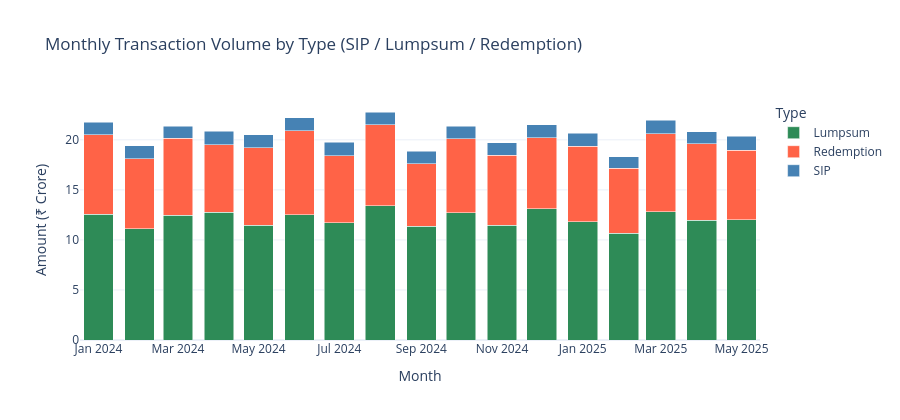

Notebook code for this chart:
### Markdown cell above
## Chart 12 — Monthly Transaction Volume by Type

### Code cell
txn['month'] = txn['transaction_date'].dt.to_period('M').dt.to_timestamp()
txn_monthly  = txn.groupby(['month','transaction_type'])['amount_inr'].sum().reset_index()
txn_monthly['amount_crore'] = txn_monthly['amount_inr'] / 1e7

fig = px.bar(
    txn_monthly, x='month', y='amount_crore',
    color='transaction_type',
    barmode='stack',
    title='Monthly Transaction Volume by Type (SIP / Lumpsum / Redemption)',
    labels={'amount_crore':'Amount (₹ Crore)','month':'Month','transaction_type':'Type'},
    color_discrete_map={'SIP':'steelblue','Lumpsum':'seagreen','Redemption':'tomato'},
    template='plotly_white', height=420
)
fig.write_image(str(CHART_DIR / 'chart_12_txn_volume.png'), width=1200, height=420)
fig.show()
print(' Chart 12 saved')

### Figure 1 — Plotly figure (JSON) as saved in the notebook; plotly's stock layout.template omitted (floating-point values rounded to 4 significant figures)
{"data": [{"hovertemplate": "Type=Lumpsum<br>Month=%{x}<br>Amount (₹ Crore)=%{y}<extra></extra>", "legendgroup": "Lumpsum", "marker": {"color": "seagreen", "pattern": {"shape": ""}}, "name": "Lumpsum", "orientation": "v", "showlegend": true, "textposition": "auto", "type": "bar", "x": ["2024-01-01T00:00:00", "2024-02-01T00:00:00", "2024-03-01T00:00:00", "2024-04-01T00:00:00", "2024-05-01T00:00:00", "2024-06-01T00:00:00", "2024-07-01T00:00:00", "2024-08-01T00:00:00", "2024-09-01T00:00:00", "2024-10-01T00:00:00", "2024-11-01T00:00:00", "2024-12-01T00:00:00", "2025-01-01T00:00:00", "2025-02-01T00:00:00", "2025-03-01T00:00:00", "2025-04-01T00:00:00", "2025-05-01T00:00:00"], "xaxis": "x", "y": [12.55, 11.14, 12.48, 12.75, 11.47, 12.5, 11.71, 13.4, 11.38, 12.72, 11.47, 13.13, 11.83, 10.67, 12.8, 11.96, 12.01], "yaxis": "y"}, {"hovertemplate": "Type=Redemption<br>Month=%{x}<br>Amount (₹ Crore)=%{y}<extra></extra>", "legendgroup": "Redemption", "marker": {"color": "tomato", "pattern": {"shape": ""}}, "name": "Redemption", "orientation": "v", "showlegend": true, "textposition": "auto", "type": "bar", "x": ["2024-01-01T00:00:00", "2024-02-01T00:00:00", "2024-03-01T00:00:00", "2024-04-01T00:00:00", "2024-05-01T00:00:00", "2024-06-01T00:00:00", "2024-07-01T00:00:00", "2024-08-01T00:00:00", "2024-09-01T00:00:00", "2024-10-01T00:00:00", "2024-11-01T00:00:00", "2024-12-01T00:00:00", "2025-01-01T00:00:00", "2025-02-01T00:00:00", "2025-03-01T00:00:00", "2025-04-01T00:00:00", "2025-05-01T00:00:00"], "xaxis": "x", "y": [7.95, 6.987, 7.655, 6.745, 7.724, 8.415, 6.708, 8.124, 6.25, 7.394, 6.995, 7.082, 7.527, 6.482, 7.818, 7.635, 6.961], "yaxis": "y"}, {"hovertemplate": "Type=SIP<br>Month=%{x}<br>Amount (₹ Crore)=%{y}<extra></extra>", "legendgroup": "SIP", "marker": {"color": "steelblue", "pattern": {"shape": ""}}, "name": "SIP", "orientation": "v", "showlegend": true, "textposition": "auto", "type": "bar", "x": ["2024-01-01T00:00:00", "2024-02-01T00:00:00", "2024-03-01T00:00:00", "2024-04-01T00:00:00", "2024-05-01T00:00:00", "2024-06-01T00:00:00", "2024-07-01T00:00:00", "2024-08-01T00:00:00", "2024-09-01T00:00:00", "2024-10-01T00:00:00", "2024-11-01T00:00:00", "2024-12-01T00:00:00", "2025-01-01T00:00:00", "2025-02-01T00:00:00", "2025-03-01T00:00:00", "2025-04-01T00:00:00", "2025-05-01T00:00:00"], "xaxis": "x", "y": [1.264, 1.261, 1.209, 1.351, 1.322, 1.313, 1.351, 1.252, 1.229, 1.247, 1.232, 1.292, 1.308, 1.136, 1.345, 1.213, 1.397], "yaxis": "y"}], "layout": {"barmode": "stack", "height": 420, "legend": {"title": {"text": "Type"}, "tracegroupgap": 0}, "title": {"text": "Monthly Transaction Volume by Type (SIP / Lumpsum / Redemption)"}, "xaxis": {"anchor": "y", "domain": [0, 1], "title": {"text": "Month"}}, "yaxis": {"anchor": "x", "domain": [0, 1], "title": {"text": "Amount (₹ Crore)"}}}}
